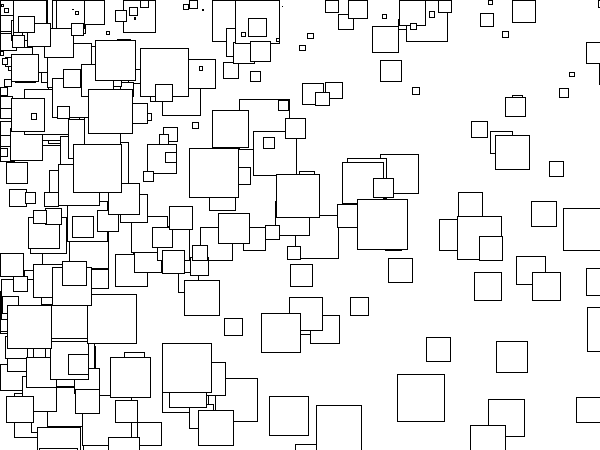
Frame 1 (no input)
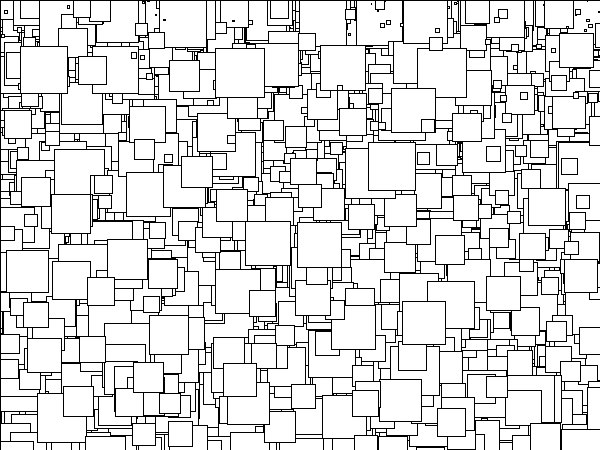
Frame 60 (the mouse pressed at the canvas centre just before this capture)
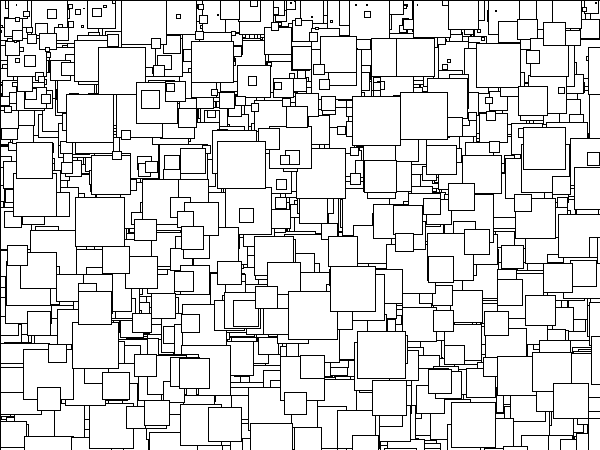
Frame 120 (the mouse held since frame 60 and released just before this capture)

The Processing sketch that drew these frames (run headless with seeded random() and noise(); from frame 60 on, the mouse is pressed at the canvas centre):

// Processing sketch: processing_18793
// ── processing_18793.pde

float rectSize;

void setup() {
  background(255);
  size(600, 450);
  frameRate(10);
}

void draw() {
  for(int i = 0; i < 20; i++){
    
    for(int j = 0; j < 20; j++){
      rectSize = random(0, 100);
      rect(getX(i), getY(j), rectSize, rectSize);
    }
  }
}

float getX(int i)
{
  rectSize = random(0, 50);
  return i*rectSize;
}

float getY(int j)
{
  rectSize = random(0, 50);
  return j*rectSize;
}               
